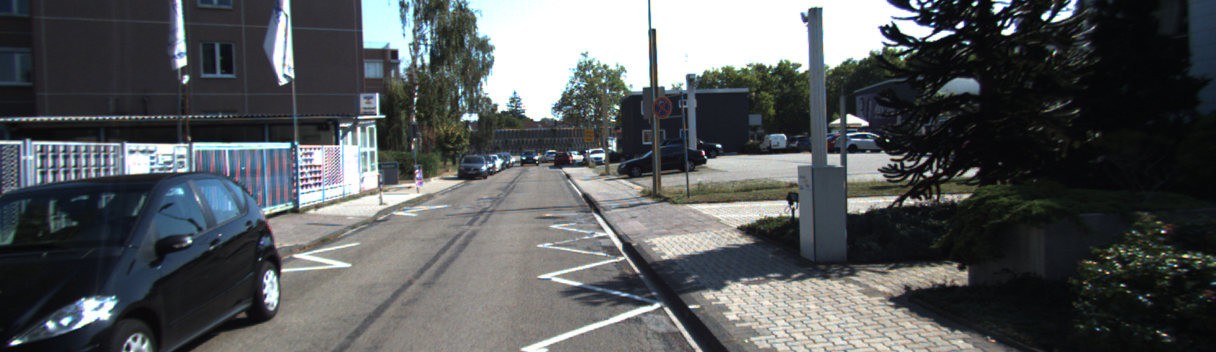
#> input picture fog_model/data/image_data/2011_09_26_drive_0036_sync_image_0000000014_image_03.png, 1216 x 352 px, given in place of 2011_09_26_drive_0002_sync_image_0000000005_image_02.png, which was not available
$ python fog.py   (older library calls are emulated)
#> lines starting #> are read from the running program, lines starting #| are printed output that depends on the picture; pictures that were not available may be replaced by others from this repository, and a replacement may not be noted
import os
import cv2
import numpy as np
import matplotlib.pyplot as plt
from skimage import color

fname = "2011_09_26_drive_0002_sync_image_0000000005_image_02"
path = f"data/image_data/{fname}.png"

img = plt.imread(path)
#> img is the input picture: shape (352, 1216, 3) float32; mean R, G, B 0.336, 0.349, 0.355
#img = cv2.normalize(img, None, alpha = 0, beta = 255, norm_type = cv2.NORM_MINMAX, dtype = cv2.CV_32F)

fname_depth = "2011_09_26_drive_0002_sync_image_0000000005_image_02_disp"
depth_path = f"data/image_data/{fname_depth}.jpeg"
depth_img = plt.imread(depth_path)
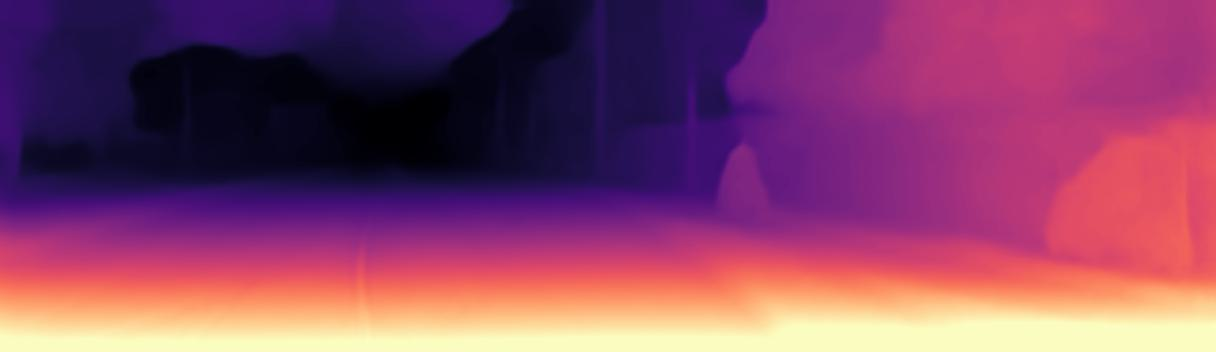
#> input picture fog_model/data/image_data/2011_09_26_drive_0002_sync_image_0000000005_image_02_disp.jpeg, 1216 x 352 px
#> depth_img is the input picture: shape (352, 1216, 3); mean R, G, B 136.6, 67.6, 104
imgGray = color.rgb2gray(depth_img)
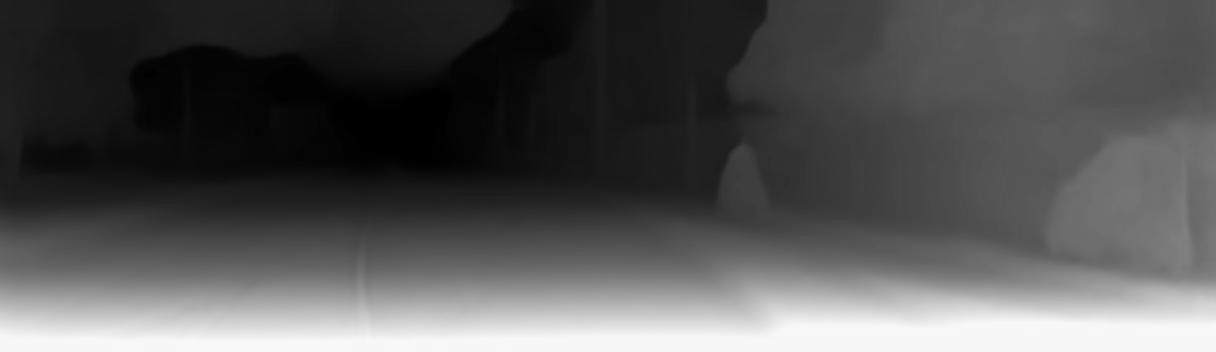
#> imgGray: shape (352, 1216) float64; min 0, max 0.981, mean 0.333
depth_img = imgGray
depth_img = 255 - cv2.normalize(depth_img, None, alpha = 0, beta = 255, norm_type = cv2.NORM_MINMAX, dtype = cv2.CV_32F)
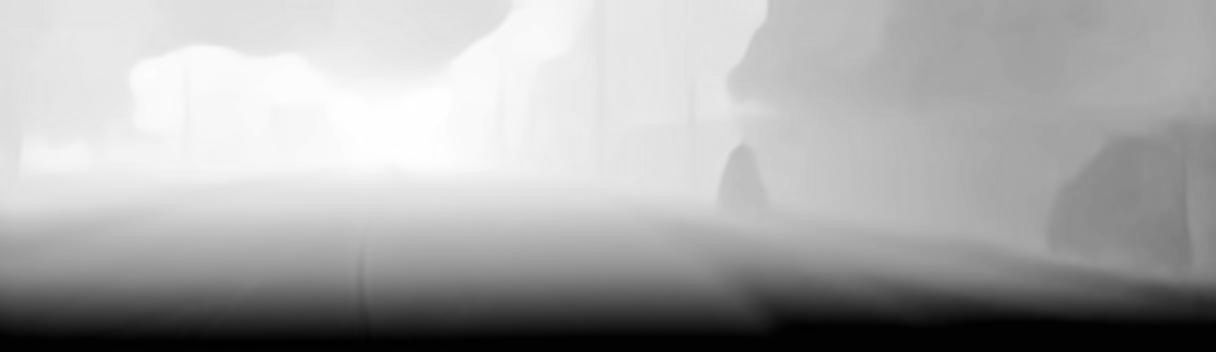
#> depth_img: shape (352, 1216) float32; min 0, max 255, mean 168.4

depth_img_3c = np.zeros_like(img)
depth_img_3c[:,:,0] = depth_img
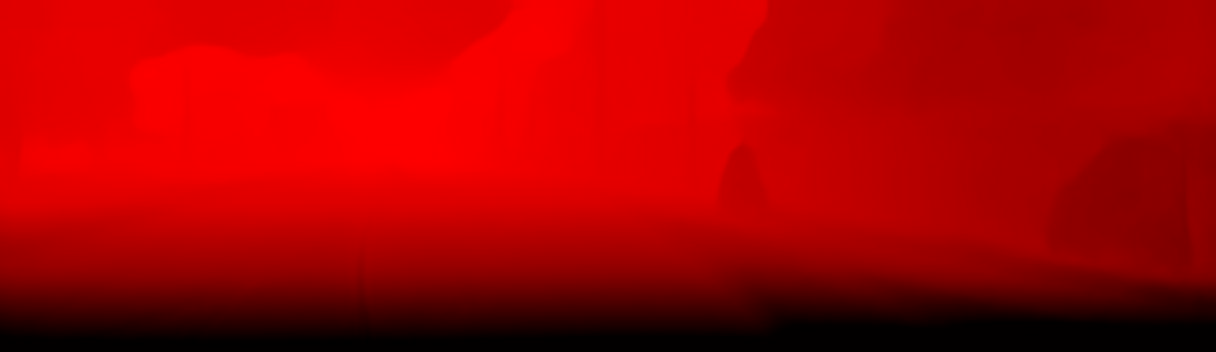
#> depth_img_3c: shape (352, 1216, 3) float32; mean of channels 0, 1, 2 168.3, 0, 0; drawn as R, G, B
depth_img_3c[:,:,1] = depth_img
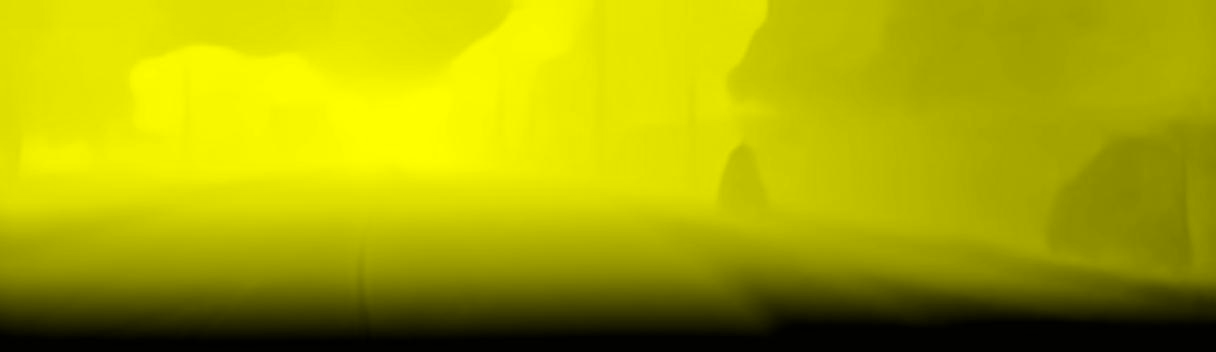
#> depth_img_3c: shape (352, 1216, 3) float32; mean of channels 0, 1, 2 168.3, 168.3, 0; drawn as R, G, B
depth_img_3c[:,:,2] = depth_img


beta=1.5
norm_depth_img = depth_img_3c/255
norm_depth_img = depth_img_3c
trans = np.exp(-norm_depth_img*beta)
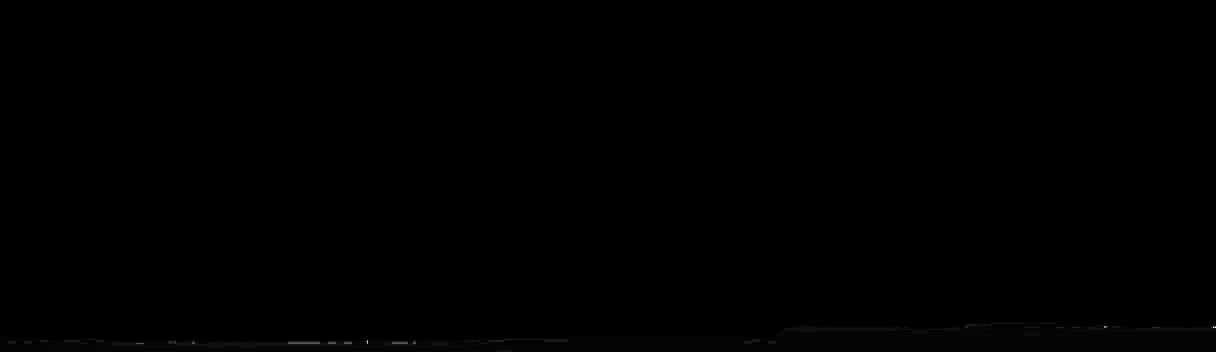
#> trans: shape (352, 1216, 3) float32; min 0, max 1, mean 0.00148

beta2=3.0
trans2 = np.exp(-norm_depth_img*beta2)

A = 255
hazy = img*trans + A*(1-trans)
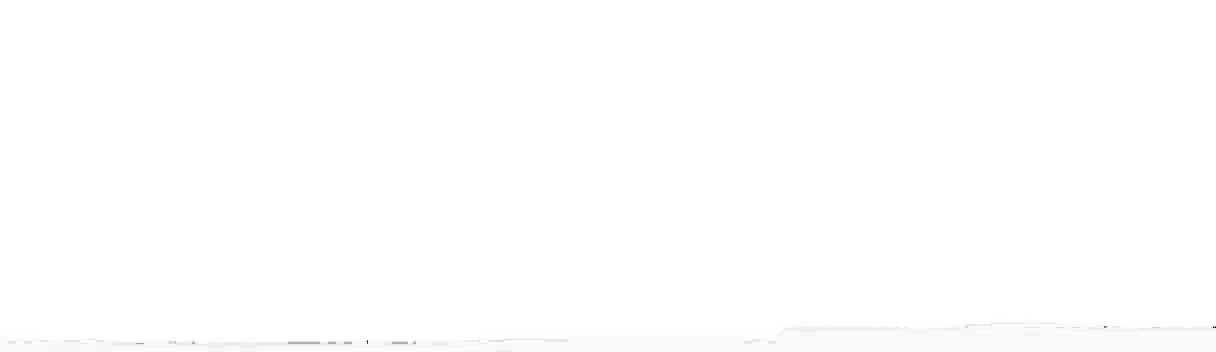
#> hazy: shape (352, 1216, 3) float32; mean R, G, B 255.4, 255.4, 255.4
hazy = np.array(hazy, dtype=np.uint8)

hazy2 = img*trans2 + A*(1-trans2)
hazy2 = np.array(hazy2, dtype=np.uint8)

plt.figure(figsize=(16,18))
plt.subplot(411), plt.imshow(img)
plt.subplot(412), plt.imshow(depth_img, cmap="gray")
plt.subplot(413), plt.imshow(hazy,)
plt.subplot(414), plt.imshow(hazy2)
plt.savefig('result.png')
plt.show()
